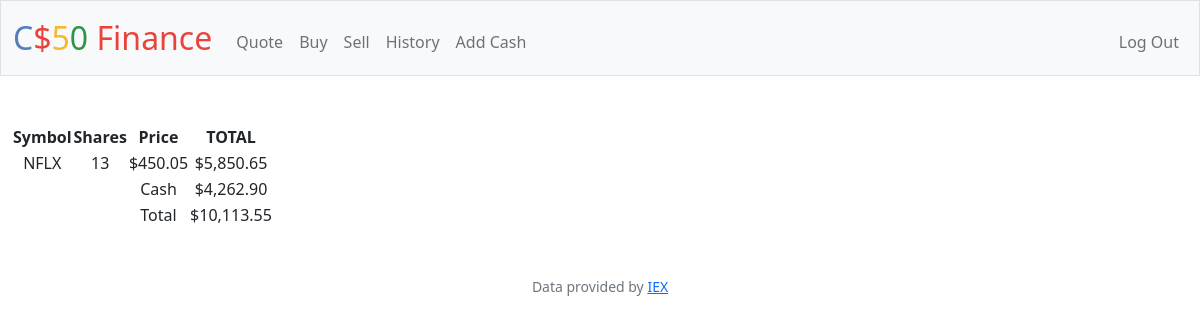
Page / (signed in) on the earlier database version.
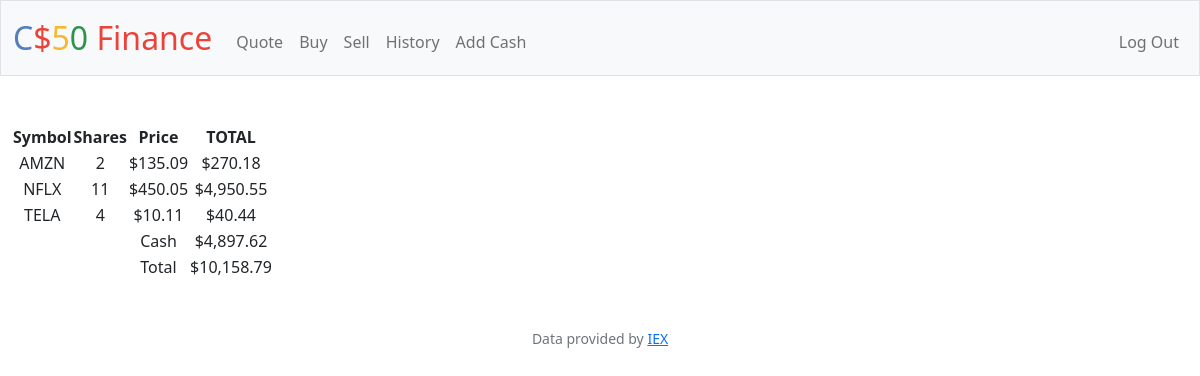
Same page on the later database version.
### tables this page shows
CREATE TABLE 'transactions' ('id' INTEGER PRIMARY KEY AUTOINCREMENT NOT NULL, 'user_id' INTEGER, 'symbol' TEXT, 'shares' INTEGER, 'price' REAL, 'date' DATETIME);

CREATE TABLE users (id INTEGER PRIMARY KEY AUTOINCREMENT NOT NULL, username TEXT NOT NULL, hash TEXT NOT NULL, cash NUMERIC NOT NULL DEFAULT 10000.00);

### app.py (the view)
@app.route("/")
@login_required
def index():
    user_id = session["user_id"]
    transactions_db = db.execute("SELECT symbol, SUM(shares) AS shares, price FROM transactions WHERE user_id = ? GROUP BY symbol", user_id)
    cash_db = db.execute("SELECT cash FROM users WHERE id = ?", user_id)
    sum_shares = 0
    for row in transactions_db:
        sum_shares += row["shares"] * row["price"]
    cash = cash_db[0]["cash"]
    return render_template("index.html", database=transactions_db, cash=cash, sum_shares=sum_shares)

### app.py (called while the page is built)
@app.after_request
def after_request(response):
    response.headers["Cache-Control"] = "no-cache, no-store, must-revalidate"
    response.headers["Expires"] = 0
    response.headers["Pragma"] = "no-cache"
    return response

### helpers.py (called while the page is built)
def login_required(f):
    @wraps(f)
    def decorated_function(*args, **kwargs):
        if session.get("user_id") is None:
            return redirect("/login")
        return f(*args, **kwargs)
    return decorated_function

def usd(value):
    return f"${value:,.2f}"

### templates/index.html (shortened to what this page needs)
{% extends "layout.html" %}
{% block main %}
    <table>
        <thead>
            <tr>
                <th>Symbol</th>
                <th>Shares</th>
                <th>Price</th>
                <th>TOTAL</th>
            </tr>
        </thead>
        <tbody>
            {% for row in database %}
            <tr>
                <td>{{ row["symbol"] }}</td>
                <td>{{ row["shares"] }}</td>
                <td>{{ row["price"] | usd }}</td>
                <td>{{ (row["shares"] * row["price"]) | usd }}</td>
            </tr>
            {% endfor %}
        </tbody>
        <tfoot>
            <tr>
                <td></td>
                <td></td>
                <td>Cash</td>
                <td> {{ cash | usd}} </td>
            </tr>
            <tr>
                <td></td>
                <td></td>
                <td>Total</td>
                <td> {{ (cash + sum_shares) | usd }} </td>
            </tr>
        </tfoot>
    </table>
{% endblock %}

Differences in the rows shown:
added transactions: symbol "AMZN", shares "2", price "$135.09", shares "$270.18"
computed for transactions "NFLX": shares "13" → "11"; shares "$5,850.65" → "$4,950.55"
added transactions: symbol "TELA", shares "4", price "$10.11", shares "$40.44"
changed users: cash "$4,262.90" → "$4,897.62"; (cash+sum_shares)|usd "$10,113.55" → "$10,158.79"
